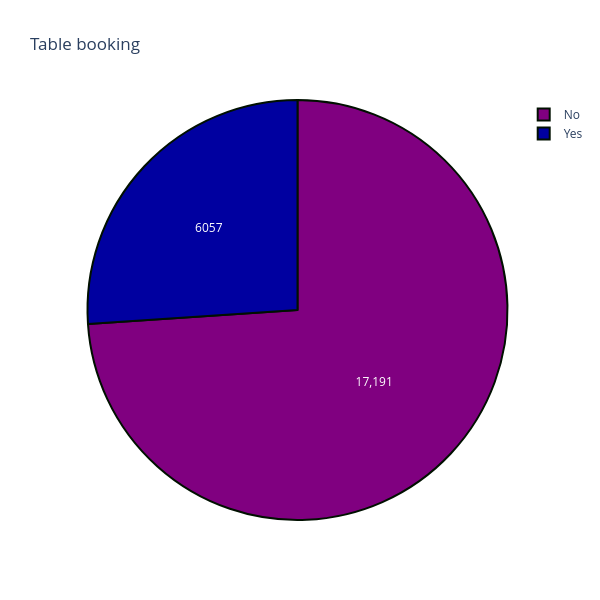

Notebook code cell kept with this figure:
### Code cell
x=df['book_table'].value_counts()
colors = ['#800080', '#0000A0']
trace=go.Pie(labels=x.index,values=x,textinfo="value",
            marker=dict(colors=colors, 
                           line=dict(color='#001000', width=2)))
layout=go.Layout(title="Table booking",width=600,height=600)
fig=go.Figure(data=[trace],layout=layout)
py.iplot(fig, filename='pie_chart_subplots')
plt.show()

### Figure 1 — Plotly figure (JSON) as saved in the notebook; plotly's stock layout.template omitted (floating-point values rounded to 4 significant figures)
{"data": [{"labels": ["No", "Yes"], "marker": {"colors": ["#800080", "#0000A0"], "line": {"color": "#001000", "width": 2}}, "textinfo": "value", "type": "pie", "values": [17191, 6057]}], "layout": {"height": 600, "title": {"text": "Table booking"}, "width": 600}}
